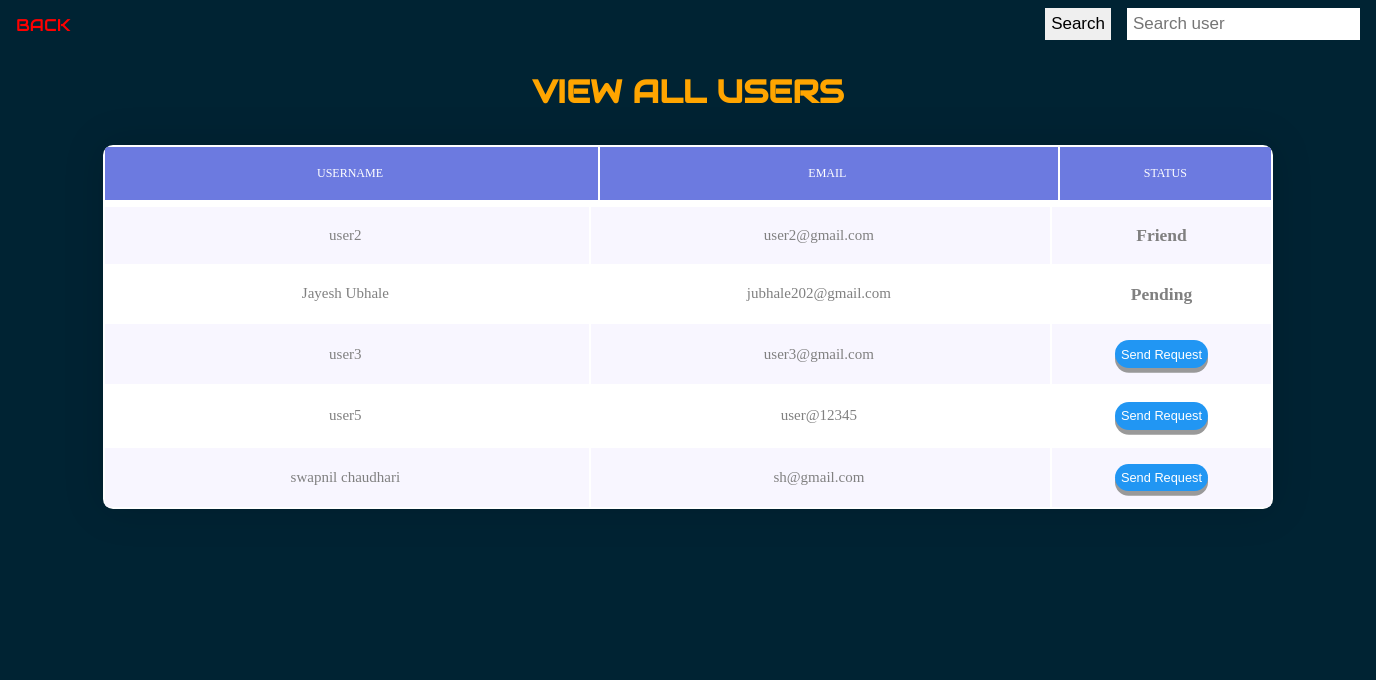
Page /user_view_users on the committed database.
### models.py (models this page shows)
class Users(Base):
    __tablename__ = 'Users'
    id = Column(Integer,primary_key=True,index=True)
    username = Column(String,unique=True)
    email = Column(String)
    password = Column(String)
    phone_number = Column(Integer)
    occupation = Column(String)
    friends = Column(String)
    recommend = Column(String,default='')
    recommended = Column(String,default='')

### routers/user.py (the view)
@router.get('view_users',response_class=HTMLResponse)
def view_user(request:Request,db:Session=Depends(get_db)):
    users_list = db.query(models.Users,models.Users_S_Req).join(models.Users_S_Req,models.Users_S_Req.uid == models.Users.id,full=True).all()
    friends = db.query(models.Users).filter(models.Users.id == Getset.get_uid()).first().friends
    req_list = []
    for index,user in enumerate(users_list):
        print(index,user[0].friends)
        if user[0].id == Getset.get_uid():
            if user[1]:
                req_list = user[1].sent_reqs.split(',')
                if '' in req_list:
                    req_list.remove('')
                req_list = [int(i) for i in req_list]
                Getset.set_req_list(req_list)
            users_list.pop(index)
            break
    new_users_list = [l[0] for l in users_list]
    OpDB.rec_requests(db)
    return templates.TemplateResponse('searchUser.html',{'request':request,'users_list':new_users_list,'req_list':req_list,'friends':friends,'bool':True})

### templates/searchUser.html (shortened to what this page needs)
<html>
<head>
<link rel="stylesheet" type="text/css" href="{{url_for('static',path='/css/util.css')}}">
	<link rel="stylesheet" type="text/css" href="{{url_for('static',path='/css/main1.css')}}">
</head>
<body>
	<form action="user_search_users" method="get">
		<div class="topnav">
			<a href="user_menu">BACK</a>
			<input type="text" placeholder="Search user" name="search_value">
			<input type="submit" value="Search">
		</div><br>
		<h1>VIEW ALL USERS</h1>
	</form>
<div class="limiter">
		<div class="container-table100">
			<div class="wrap-table100">
				<div class="table100 ver1 m-b-110">
					<div class="table100-head">
					<table>
							<tbody >
								<tr class="row100 head">
									<th class="cell100 column3" >USERNAME</th>
									<th class="cell100 column2">EMAIL</th>
									<th class="cell100 column1">STATUS</th>
								</tr>
							</tbody>
						</table>
					</div>
                    <div class="table100-body js-pscroll">
		<table>
			<tbody style="text-align: center;">
				<form action="user_send_req" method="get">
				{% if bool %}
				{% for users in users_list %}
				<tr class="row100 head" >
					<td class="cell100 column3">{{users.username}}</td>
					<td class="cell100 column2">{{users.email}}</td>
					<td class="cell100 column1">
							{% if users.id in req_list %}
							<h3>Pending</h3>
							{% elif users.id|string in friends %}
							<h3>Friend</h3>
							{% else %}
							<button type="submit" name="send_req" width="20rem" value="{{users.id}}" >Send Request</button>
							{% endif %}
						</td>
					</tr>
					{% endfor %}
				{% endif %}
			</form>
			</tbody>
		</table>
	</div>
				</div>
		</div>
	</div>
</div>
</body>
</html>

### static/css/main1.css (style rules this page uses)
* { margin: 0px; padding: 0px; box-sizing: border-box; }
body, html { height: 100%; font-family: 'Audiowide'; }
a { margin: 0px; transition: all 0.4s; -webkit-transition: all 0.4s; -o-transition: all 0.4s; -moz-transition: all 0.4s; }
h1,h2,h3,h4,h5,h6 { margin: 0px; }
input { display: block; outline: none; border: none !important; }
button { outline: none !important; border: none; background: transparent; }
.js-pscroll { position: relative; overflow: hidden; }
.limiter { width: 1366px; margin: 0 auto; }
.container-table100 { width: 100%; min-height: 10vh; background: #002333; display: -webkit-box; display: -webkit-flex; display: -moz-box; display: -ms-flexbox; display: flex; align-items: center; justify-content: center; flex-wrap: wrap; padding: 33px 30px; }
.wrap-table100 { width: 1170px; }
.table100 { background-color: #fff; }
table { width: 100%; }
th, td { font-weight: unset; padding-right: 10px; }
.column1 { width: 6%; padding-left: 10px; }
.column2 { width: 13%; padding-left: 7px; }
.column3 { width: 14%; padding-left: 7px; }
.table100-head th { padding-top: 18px; padding-bottom: 18px; }
.table100-body td { padding-top: 16px; padding-bottom: 16px; }
.table100 { position: relative; padding-top: 60px; }
.table100-head { position: absolute; width: 100%; top: 0; left: 0; }
.table100-body { max-height: 585px; overflow: auto; }
.table100.ver1 th { font-family: Lato-Bold; font-size: 12px; color: #fff; line-height: 1.4; background-color: #6c7ae0; }
.table100.ver1 td { font-family: Lato-Regular; font-size: 15px; color: #808080; line-height: 1.4; }
.table100.ver1 .table100-body tr:nth-child(even) { background-color: #f8f6ff; }
.table100.ver1 { border-radius: 10px; overflow: hidden; box-shadow: 0 0px 40px 0px rgba(0, 0, 0, 0.15); -moz-box-shadow: 0 0px 40px 0px rgba(0, 0, 0, 0.15); -webkit-box-shadow: 0 0px 40px 0px rgba(0, 0, 0, 0.15); -o-box-shadow: 0 0px 40px 0px rgba(0, 0, 0, 0.15); -ms-box-shadow: 0 0px 40px 0px rgba(0, 0, 0, 0.15); }

### templates/searchUser.html (style rules this page uses)
* { box-sizing: border-box; }
body { margin: 0; font-family: 'Audiowide'; background: #002333; }
.topnav { overflow: hidden; background: #002333; }
.topnav a { float: left; display: block; color: red; text-align: center; padding: 14px 16px; text-decoration: none; font-size: 17px; }
.topnav input[type=text] { float: right; padding: 6px; margin-top: 8px; margin-right: 16px; border: none; font-size: 17px; }
.topnav input[type=submit] { float: right; padding: 6px; margin-top: 8px; margin-right: 16px; border: none; font-size: 17px; }
h1 { text-align:center; color:orange; }
button { padding: 0.4rem; font-size: 0.8rem; text-align: center; cursor: pointer; outline: none; color: #fff; background-color: #2196F3; border: none; border-radius: 1rem; box-shadow: 0 0.3rem #999; }

### rows in the picture
Users: username "user2", email "user2@gmail.com", shows "Friend"
Users: username "Jayesh Ubhale", email "jubhale202@gmail.com", shows "Pending"
Users: username "user3", email "user3@gmail.com", {{ users.id }} 4 (drawn)
Users: username "user5", email "user@12345", {{ users.id }} 5 (drawn)
Users: username "swapnil chaudhari", email "sh@gmail.com", {{ users.id }} 6 (drawn)
